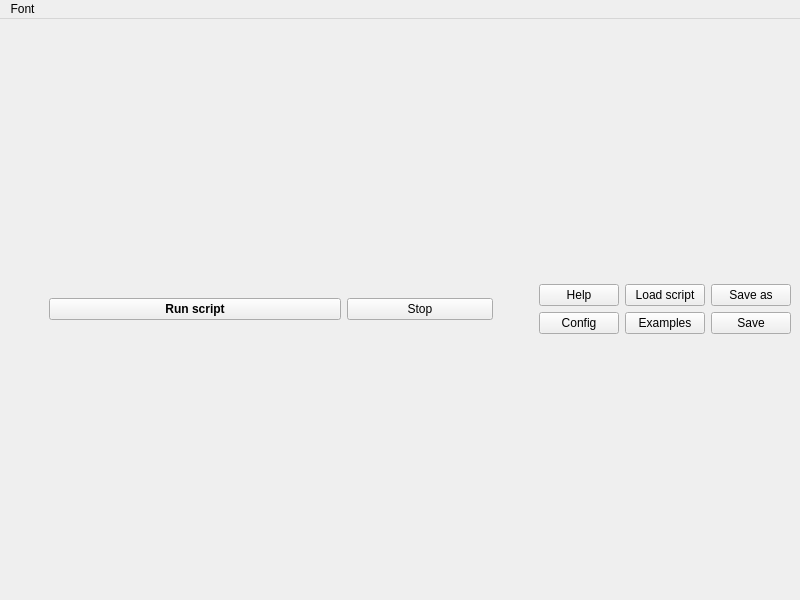
<?xml version="1.0" encoding="UTF-8"?>
<ui version="4.0">
 <class>AScriptWindow</class>
 <widget class="QMainWindow" name="AScriptWindow">
  <property name="geometry">
   <rect>
    <x>0</x>
    <y>0</y>
    <width>800</width>
    <height>600</height>
   </rect>
  </property>
  <property name="windowTitle">
   <string>MainWindow</string>
  </property>
  <widget class="QWidget" name="centralwidget">
   <layout class="QVBoxLayout" name="verticalLayout_3">
    <item>
     <layout class="QHBoxLayout" name="horizontalLayout">
      <item>
       <spacer name="horizontalSpacer_2">
        <property name="orientation">
         <enum>Qt::Horizontal</enum>
        </property>
        <property name="sizeHint" stdset="0">
         <size>
          <width>40</width>
          <height>20</height>
         </size>
        </property>
       </spacer>
      </item>
      <item>
       <widget class="QPushButton" name="pbRunScript">
        <property name="sizePolicy">
         <sizepolicy hsizetype="Minimum" vsizetype="Fixed">
          <horstretch>2</horstretch>
          <verstretch>2</verstretch>
         </sizepolicy>
        </property>
        <property name="font">
         <font>
          <weight>75</weight>
          <bold>true</bold>
         </font>
        </property>
        <property name="toolTip">
         <string>Ctrl+Enter</string>
        </property>
        <property name="text">
         <string>Run script</string>
        </property>
       </widget>
      </item>
      <item>
       <widget class="QPushButton" name="pbStop">
        <property name="sizePolicy">
         <sizepolicy hsizetype="Minimum" vsizetype="Fixed">
          <horstretch>1</horstretch>
          <verstretch>0</verstretch>
         </sizepolicy>
        </property>
        <property name="text">
         <string>Stop</string>
        </property>
       </widget>
      </item>
      <item>
       <spacer name="horizontalSpacer">
        <property name="orientation">
         <enum>Qt::Horizontal</enum>
        </property>
        <property name="sizeHint" stdset="0">
         <size>
          <width>40</width>
          <height>20</height>
         </size>
        </property>
       </spacer>
      </item>
      <item>
       <layout class="QVBoxLayout" name="verticalLayout">
        <item>
         <widget class="QPushButton" name="pbHelp">
          <property name="text">
           <string>Help</string>
          </property>
          <property name="checkable">
           <bool>true</bool>
          </property>
         </widget>
        </item>
        <item>
         <widget class="QPushButton" name="pbConfig">
          <property name="text">
           <string>Config</string>
          </property>
          <property name="checkable">
           <bool>true</bool>
          </property>
         </widget>
        </item>
       </layout>
      </item>
      <item>
       <layout class="QHBoxLayout" name="horizontalLayout_2"/>
      </item>
      <item>
       <layout class="QVBoxLayout" name="verticalLayout_5">
        <item>
         <widget class="QPushButton" name="pbLoad">
          <property name="text">
           <string>Load script</string>
          </property>
         </widget>
        </item>
        <item>
         <widget class="QPushButton" name="pbExample">
          <property name="text">
           <string>Examples</string>
          </property>
         </widget>
        </item>
       </layout>
      </item>
      <item>
       <layout class="QVBoxLayout" name="verticalLayout_2">
        <item>
         <widget class="QPushButton" name="pbSaveAs">
          <property name="text">
           <string>Save as</string>
          </property>
         </widget>
        </item>
        <item>
         <widget class="QPushButton" name="pbSave">
          <property name="enabled">
           <bool>true</bool>
          </property>
          <property name="text">
           <string>Save</string>
          </property>
         </widget>
        </item>
       </layout>
      </item>
     </layout>
    </item>
   </layout>
  </widget>
  <widget class="QMenuBar" name="menuBar">
   <property name="geometry">
    <rect>
     <x>0</x>
     <y>0</y>
     <width>800</width>
     <height>21</height>
    </rect>
   </property>
   <widget class="QMenu" name="menuFont">
    <property name="title">
     <string>Font</string>
    </property>
    <addaction name="actionIncrease_font_size"/>
    <addaction name="actionDecrease_font_size"/>
    <addaction name="separator"/>
    <addaction name="actionSelect_font"/>
   </widget>
   <addaction name="menuFont"/>
  </widget>
  <action name="actionIncrease_font_size">
   <property name="text">
    <string>Increase font size</string>
   </property>
  </action>
  <action name="actionDecrease_font_size">
   <property name="text">
    <string>Decrease font size</string>
   </property>
  </action>
  <action name="actionSelect_font">
   <property name="text">
    <string>Select font</string>
   </property>
  </action>
 </widget>
 <resources/>
 <connections/>
</ui>
